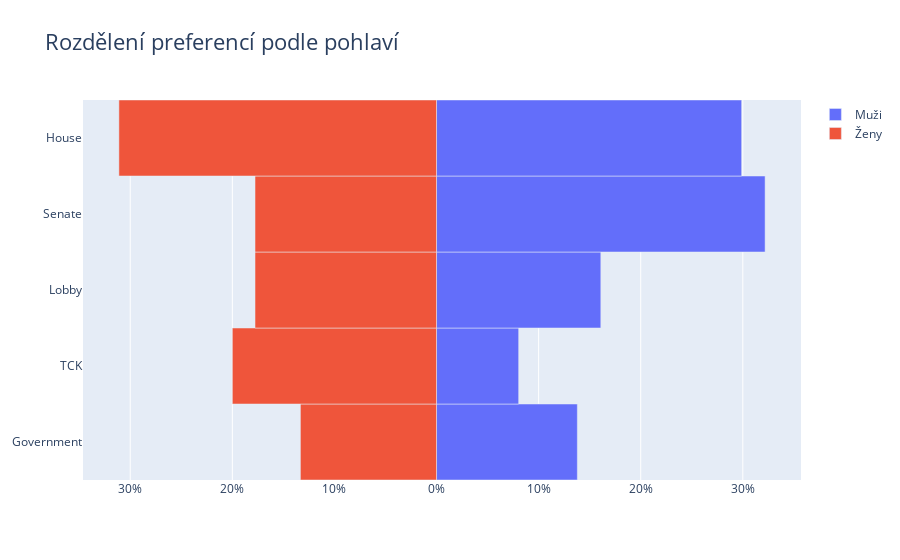

The cell this chart's notebook holds for it:
### Code cell
fig = gp.Figure()
fig.add_trace(gp.Bar(y= preferenceDistribution['Preferovaná odnož'], x = preferenceDistribution['Muž'], 
                     name = 'Muži', 
                     orientation = 'h'))
fig.add_trace(gp.Bar(y = preferenceDistribution['Preferovaná odnož'], x = preferenceDistribution['Žena'],
                     name = 'Ženy', orientation = 'h'))
fig.update_layout(title = 'Rozdělení preferencí podle pohlaví',
                 title_font_size = 22, barmode = 'relative',
                 bargap = 0.0, bargroupgap = 0,
                 xaxis = dict(tickvals = [-30, -20, -10,
                                          0, 10, 20, 30],
                              ticktext = ['30%', '20%', '10%', '0%', 
                                          '10%', '20%', '30%'],
                              title_font_size = 14)
                 )
fig.show()

### Figure 1 — Plotly figure (JSON) as saved in the notebook; plotly's stock layout.template omitted (floating-point values rounded to 4 significant figures)
{"data": [{"name": "Muži", "orientation": "h", "type": "bar", "x": [13.79, 8.046, 16.09, 32.18, 29.89], "y": ["Government", "TCK", "Lobby", "Senate", "House"]}, {"name": "Ženy", "orientation": "h", "type": "bar", "x": [-13.33, -20, -17.78, -17.78, -31.11], "y": ["Government", "TCK", "Lobby", "Senate", "House"]}], "layout": {"bargap": 0, "bargroupgap": 0, "barmode": "relative", "title": {"font": {"size": 22}, "text": "Rozdělení preferencí podle pohlaví"}, "xaxis": {"ticktext": ["30%", "20%", "10%", "0%", "10%", "20%", "30%"], "tickvals": [-30, -20, -10, 0, 10, 20, 30], "title": {"font": {"size": 14}}}}}
